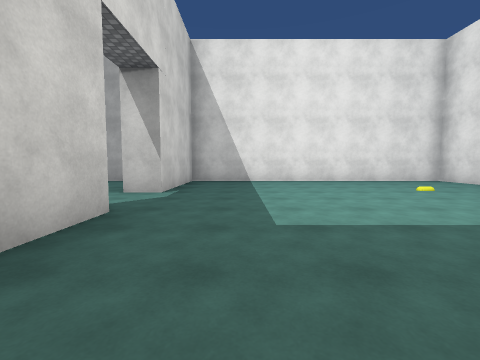
[1] (above)

12 first-person views from a walk through a scene from a Unity 3-D project. The camera is 1.3 m above the floor, tilts 4° down and sees 90° across. Doors are open. The floor is counted in squares, 2 m on a side. Each view is taken from the middle of a square. On the plan, view 1 faces up. The plan holds only what a view shows up to about 9 squares ahead; the rest is blank. The place goes on beyond the plan. Surface patterns are stand-ins for the level's own textures.

[2]
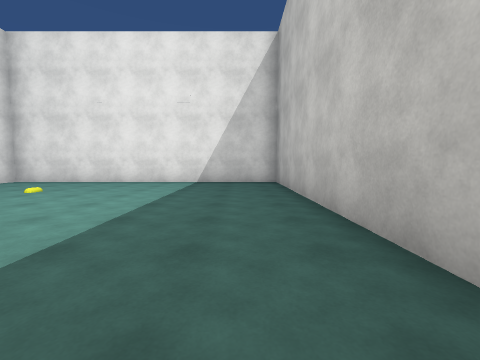

[3]
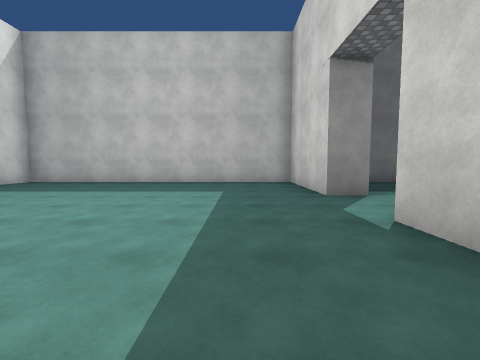

[4]
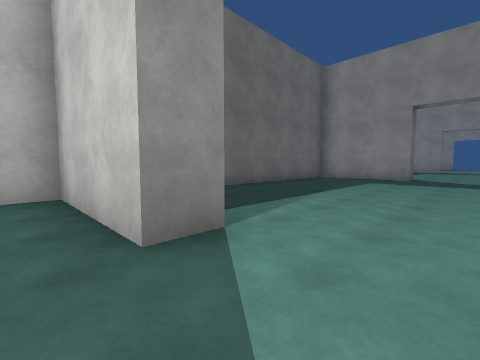

[5]
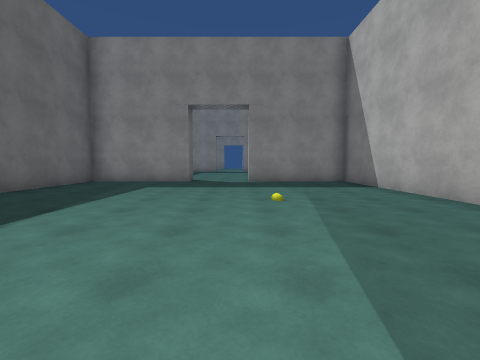

[6]
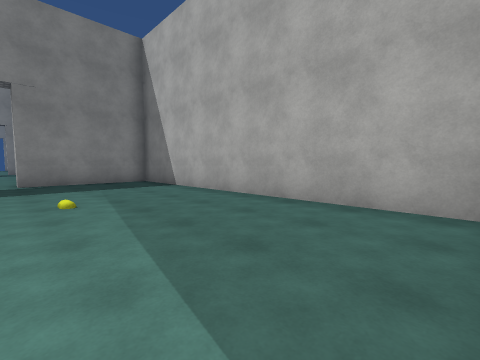

[7]
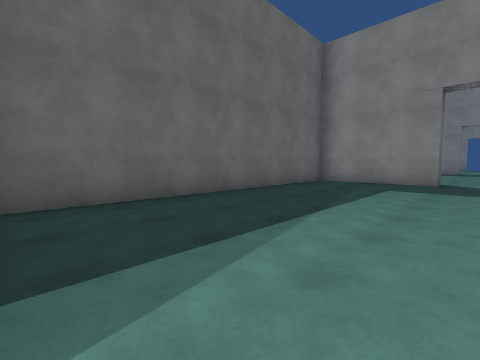

[8]
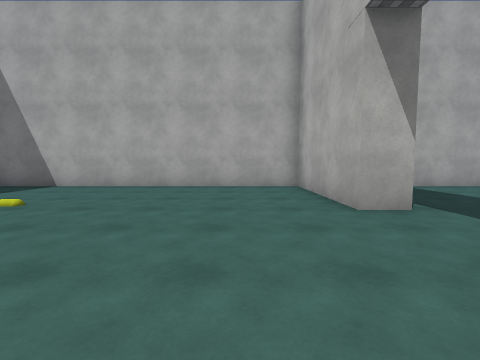

[9]
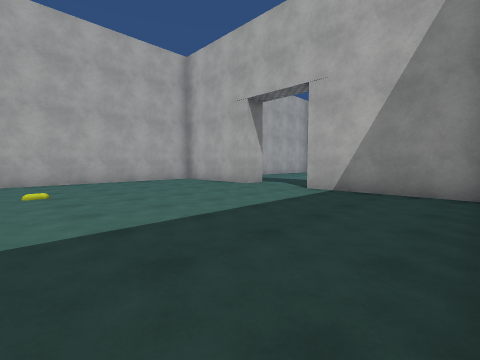

[10]
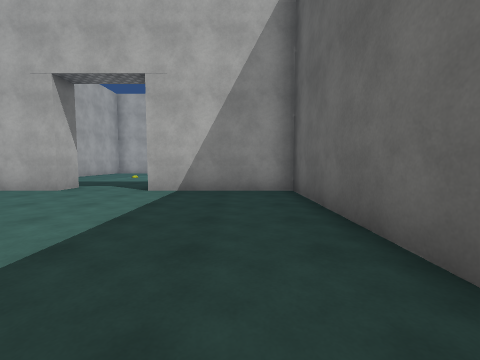

[11]
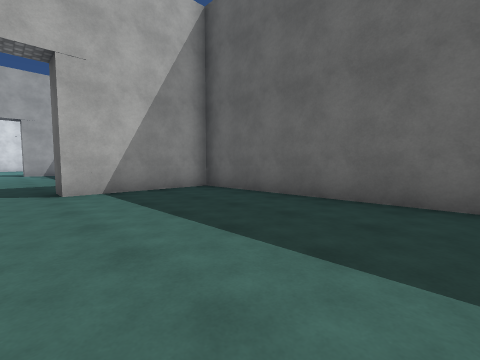

[12]
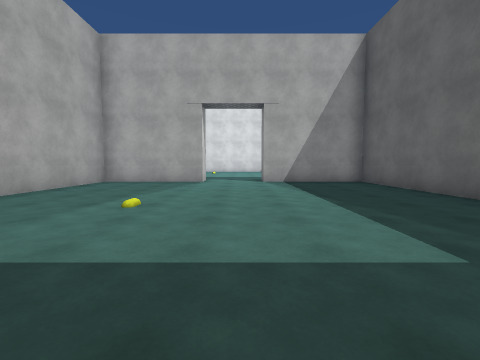

### Floor plan
Ten units are one square. View 1 is at (0, 0); x grows to the right and y downward. Boxes are objects, and circles mark ways between rooms. Rooms are numbered by the first view taken in them; rooms with no view inside come last. Other rooms are left out.
<svg viewBox="-190 -92 267 100">
<path fill="none" stroke="#000" d="M-18 -32 -18 3 72 3 72 -87 -18 -87 -18 -53M-26 -53 -26 -87 -116 -87 -116 -53M-116 -32 -116 3 -26 3 -26 -32M-123 -53 -123 -87 -185 -87M-181 3 -123 3 -123 -32"/>
<circle cx="-20" cy="-45" r="3" fill="#2a7"/>
<circle cx="-120" cy="-45" r="3" fill="#2a7"/>
<text x="30" y="-40">1</text>
<text x="-70" y="-40">2</text>
<text x="-160" y="-40">3</text>
</svg>
Room 1 opens to room 2. Room 2 opens to room 3.

Where each view was taken, in squares from view 1:
view 1: 0 up, 0 right, facing up
view 2: 1 up, 1 left, facing right
view 3: 8 up, 0 right, facing down
view 4: 5 up, 1 left, facing down-left
view 5: 5 up, 3 left, facing left
view 6: 5 up, 3 left, facing up-left
view 7: 4 up, 3 left, facing down-left
view 8: 2 up, 14 left, facing up
view 9: 0 up, 18 left, facing up-right
view 10: 1 up, 18 left, facing right
view 11: 4 up, 18 left, facing down-right
view 12: 4 up, 11 left, facing right
